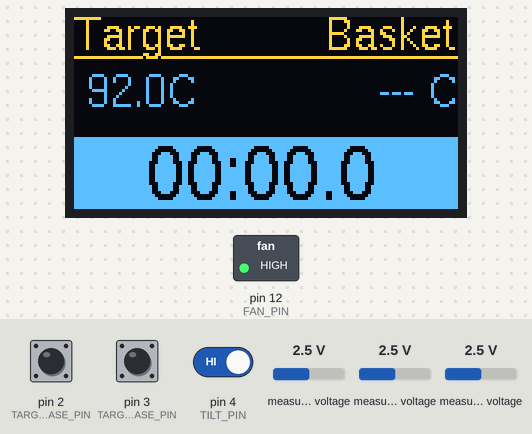
A sketch run on a simulated Arduino Uno, built with avr-gcc and run on an emulated ATmega328P. On the bench: 128×64 one-colour display, switched loads named in the sketch (green lamp = pin HIGH). Inputs (shaded band) come from the test bench; at power-on: pin 4 (TILT_PIN) HIGH, pin 2 (TARGET_TEMPERATURE_INCREASE_PIN) HIGH, pin 3 (TARGET_TEMPERATURE_DECREASE_PIN) HIGH, measured voltage 2.5 V. The OLED is the two-colour kind (top 16 rows yellow); what the sketch prints to the serial monitor is not drawn.

Above: at 1.2 s.
1.3 s: pin 4 (TILT_PIN) driven LOW
At 2.56 s:
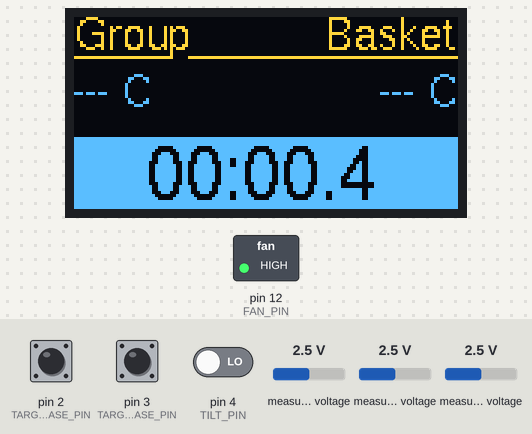
4.3 s: pin 2 (TARGET_TEMPERATURE_INCREASE_PIN) pulled LOW for 0.5 s
At 5.18 s:
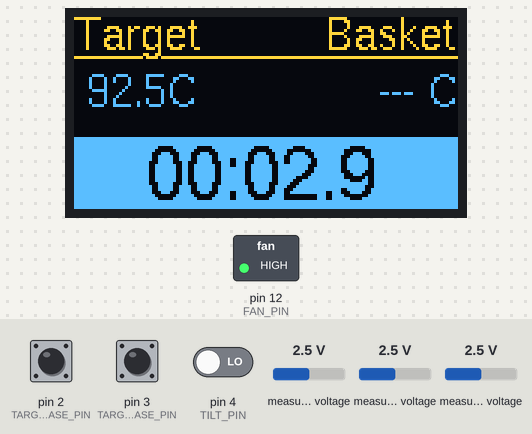
6.4 s: pin 3 (TARGET_TEMPERATURE_DECREASE_PIN) pulled LOW for 0.5 s
At 7.44 s:
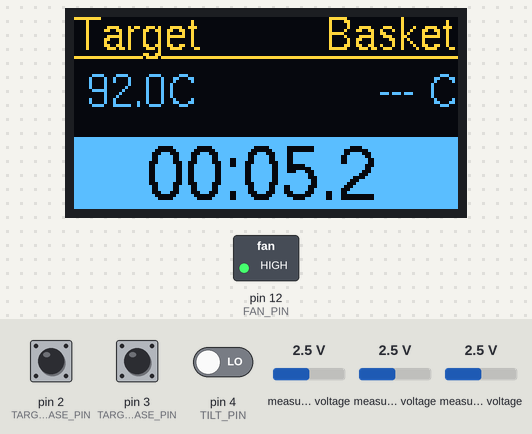
8.6 s: pin 2 (TARGET_TEMPERATURE_INCREASE_PIN) pulled LOW for 1 s
At 9.69 s:
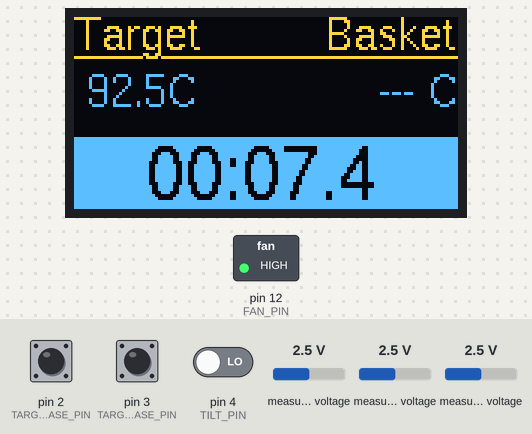
11.1 s: pin 3 (TARGET_TEMPERATURE_DECREASE_PIN) pulled LOW for 0.5 s
At 11.96 s:
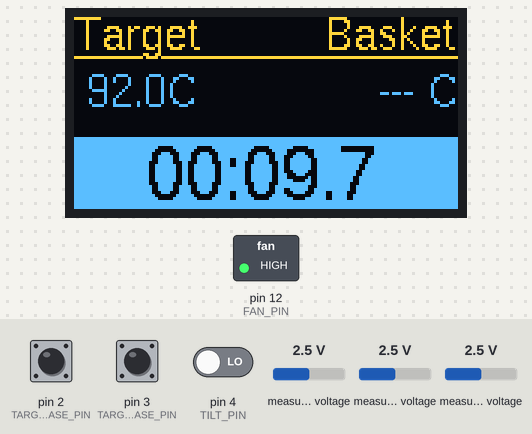
13.2 s: pin 2 (TARGET_TEMPERATURE_INCREASE_PIN) pulled LOW for 0.5 s
At 14.15 s:
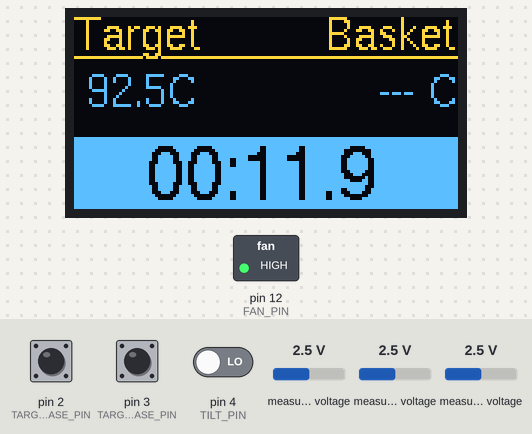
Timing chart, 0 to 16.2 s (numbered marks = the images above; inputs shaded):
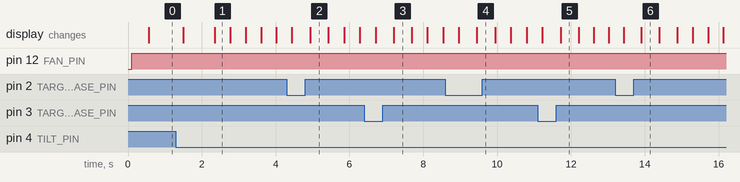

The sketch:

espresso-shot.ino
```cpp
/*
  Code for an Arduino-based espresso shot management device for E61 grouphead
  machines. Highly inspired by Howard Smith's setup
  (https://www.home-barista.com/tips/guide-to-managing-hx-brew-temperatures-t64840.html).

  The device performs the following:

  - Monitors basket and group temperatures using thermistors. The group
    thermistor is inserted in an adapter screwed into the M6 closure plug (e.g.
    https://www.home-barista.com/espresso-machines/monitoring-brew-temperature-e61-groups-t1352.html).
    The basket thermistor is wrapped in foil tape and sandwiched between the
    portafilter basket and the grouphead.
  - Times the shot using a tilt switch taped to the brew lever.
  - Controls a DC fan which cools the grouphead to a target temperature. The
    target temperature is user-selectable with two push buttons.
  - Displays basket temperature, group temperature, and shot time on an OLED
    screen.
  - Sends time and temperature logging information over serial. A companion
    Python script listens to the serial channel and converts the information
    into JSON files that a companion Jupyter Notebook can then read and display.
*/

#include <Adafruit_ADS1015.h>
#include <Button.h>
#include <TaskScheduler.h>
#include <U8g2lib.h>
#include <Wire.h>

#include "constants.h"
#include "data_structures.h"
#include "functions.h"

// We use an ADS1115 for data acquisition and an OLED screen to display
// information. We also monitor two button switches (target group temperature
// increase / decrease) and one tilt switch (brew lever up / down).
Adafruit_ADS1115 ads1115;
U8G2_SSD1306_128X64_NONAME_1_HW_I2C u8g2(U8G2_R0);
Button temperature_increase_button(TARGET_TEMPERATURE_INCREASE_PIN, 100);
Button temperature_decrease_button(TARGET_TEMPERATURE_DECREASE_PIN, 100);
Button tilt_switch(TILT_PIN, 100);

// Device state.
DeviceState state;

// Task scheduler.
void update_machine_state_callback() {
  update_machine_state(temperature_increase_button, temperature_decrease_button,
                       tilt_switch, state);
}
void update_timer_callback() { update_timer(state); }
void sense_callback() {
  update_resistances(ads1115, state);
  write_measurement(state);
}
void control_fan_callback() { control_fan(state); }
void refresh_display_callback() { refresh_display(u8g2, state); }

Task tasks[] = {
    {DEFAULT_TASK_PERIOD, TASK_FOREVER, &update_machine_state_callback},
    {DEFAULT_TASK_PERIOD, TASK_FOREVER, &update_timer_callback},
    {SENSING_PERIOD, TASK_FOREVER, &sense_callback},
    {DEFAULT_TASK_PERIOD, TASK_FOREVER, &control_fan_callback},
    {DISPLAY_PERIOD, TASK_FOREVER, &refresh_display_callback}
};

Scheduler runner;

void setup() {
  Serial.begin(9600);
  ads1115.begin();
  u8g2.begin();
  temperature_increase_button.begin();
  temperature_decrease_button.begin();
  tilt_switch.begin();
  pinMode(FAN_PIN, OUTPUT);
  initialize_state(ads1115, state);

  runner.init();
  for (Task& task : tasks) {
      runner.addTask(task);
      task.enable();
  }
}

void loop() {
  runner.execute();
}
```

constants.h
```cpp
/*
  Contains all constants used by the program.
*/
#ifndef ESPRESSO_SHOT_CONSTANTS_H_
#define ESPRESSO_SHOT_CONSTANTS_H_

// Default period for device tasks, such as updating the timer or controlling
// the fan.
#define DEFAULT_TASK_PERIOD 10

// Number of times per second that we read temperatures.
#define SENSING_FREQUENCY 100

// Temperatures are averaged over a certain time horizon to reduce noise. By
// default we set it to the sensing frequency so that we get an average over the
// previous second.
#define BUFFER_SIZE SENSING_FREQUENCY
constexpr unsigned short SENSING_PERIOD = 1000.0 / SENSING_FREQUENCY;

// We use the Steinhart-Hart model to characterize the relationship between
// thermistor resistance and temperature. The coefficients A, B, and C are
// calculated empirically on three temperature-resistance pairs using an online
// calculator (e.g. https://www.thinksrs.com/downloads/programs/therm%20calc/
// ntccalibrator/ntccalculator.html).
#define BASKET_SH_A 0.7729151421e-3
#define BASKET_SH_B 2.052737727e-4
#define BASKET_SH_C 1.427250141e-7

#define GROUP_SH_A 0.7729151421e-3
#define GROUP_SH_B 2.052737727e-4
#define GROUP_SH_C 1.427250141e-7

// The basket and group thermistors and the shot timer switch are connected to
// an ADS1115's channels 1 and 2 (respectively) using a pull-up resistor
// configuration. The known resistance values for the basket and group voltage
// divider circuits are measured empirically. The reference voltage is measured
// on channel 0.
#define REFERENCE_VOLTAGE_CHANNEL 0
#define BASKET_VOLTAGE_CHANNEL 1
#define BASKET_KNOWN_RESISTANCE 10000.0
#define GROUP_VOLTAGE_CHANNEL 2
#define GROUP_KNOWN_RESISTANCE 10000.0

// The cooling fan attempts to keep the grouphead at the target temperature.
// Two push buttons allow to adjust that target temperature.
#define FAN_PIN 12
#define TARGET_TEMPERATURE_INCREASE_PIN 2
#define TARGET_TEMPERATURE_DECREASE_PIN 3
#define TARGET_TEMPERATURE_MIN 86.0
#define TARGET_TEMPERATURE_MAX 98.0
#define TARGET_TEMPERATURE_DEFAULT 92.0
#define TARGET_TEMPERATURE_INCREMENT 0.5

// The tilt switch determines the brew lever position.
#define TILT_PIN 4

// Number of times per second that we refresh the display.
#define DISPLAY_FREQUENCY 4
constexpr unsigned short DISPLAY_PERIOD = 1000.0 / DISPLAY_FREQUENCY;

// Number of milliseconds to display the target temperature for when it changes.
#define TARGET_DISPLAY_TIME 1000

// Size of the character buffer used to receive the string representation of
// floating point numbers. The size required to represent a temperature is 8
// (VWXY.ZC plus the null termination character), since we don't expect basket
// or group temperatures to be below -999.9C or above 9999.9C. The size required
// to represent elapsed time is also 8 (AB:CD.E plus the null termination
// character).
#define FORMAT_BUFFER_SIZE 8

#endif  // ESPRESSO_SHOT_CONSTANTS_H_
```

data_structures.h
```cpp
/*
  Data structures used by the program.
*/
#ifndef ESPRESSO_SHOT_DATA_STRUCTURES_H_
#define ESPRESSO_SHOT_DATA_STRUCTURES_H_

#include "constants.h"

// Machine state.
enum MachineState {START, RUNNING, STOP, STOPPED};

// Device state.
struct DeviceState {
  // Espresso machine state.
  MachineState machine_state;

  // We use circular buffers to compute basket and group resistance averages
  // over a certain time horizon determined by SENSOR_FREQUENCY and BUFFER_SIZE.
  // We work with resistances instead of temperatures because converting from
  // resistance to temperature is straightforward and being able to send
  // resistance information over serial is useful for thermistor calibration.
  int latest_buffer_index;
  float basket_resistance_buffer[BUFFER_SIZE];
  float group_resistance_buffer[BUFFER_SIZE];

  // Resistance buffer averages' corresponding temperatures.
  float current_basket_temperature;
  float current_group_temperature;

  // Selected target group temperature.
  float target_group_temperature;

  // The start time is used with millis() to determine the elapsed time. When
  // the machine is not running we display the previous shot time that was
  // recorded into elapsed_time.
  unsigned long start_time;
  float elapsed_time;

  // Historical device state.
  unsigned long last_resistance_measurement;
  unsigned long last_display_refresh;
  unsigned long last_target_change;
};

// Struct used to send measurements over the serial port.
struct Measurement {
  float elapsed_time;
  float basket_resistance;
  float group_resistance;
  float basket_temperature;
  float group_temperature;
  // The type int is 2 bytes long for ATmega based boards
  // (https://www.arduino.cc/reference/en/language/variables/data-types/int/),
  // in contrast with the usual 4 bytes, but the type long is 4 bytes long
  // (https://www.arduino.cc/reference/en/language/variables/data-types/long/),
  // so we represent the machine state as a long that can be decoded by Python's
  // struct library as an int.
  long state;
};

#endif  // ESPRESSO_SHOT_DATA_STRUCTURES_H_
```

functions.cpp
```cpp
/*
  Functions used by the program.
*/
#include "functions.h"

void initialize_state(Adafruit_ADS1115& ads1115, DeviceState& state) {
  // Initialize running state.
  state.machine_state = STOPPED;

  // Initialize resistances and temperatures.
  float basket_resistance = read_basket_resistance(ads1115);
  float group_resistance = read_group_resistance(ads1115);

  for (int i = 0; i < BUFFER_SIZE; ++i) {
    state.basket_resistance_buffer[i] = basket_resistance;
    state.group_resistance_buffer[i] = group_resistance;
  }
  state.latest_buffer_index = BUFFER_SIZE - 1;

  state.target_group_temperature = TARGET_TEMPERATURE_DEFAULT;
  state.current_basket_temperature = basket_resistance_to_temperature(
      basket_resistance);
  state.current_group_temperature = group_resistance_to_temperature(
      group_resistance);

  // Initialize time.
  state.start_time = millis();
  state.last_display_refresh = state.start_time;
  state.last_target_change = state.start_time;
  state.elapsed_time = 0.0;
}

void update_machine_state(Button& temperature_increase_button,
                          Button& temperature_decrease_button,
                          Button& tilt_switch,
                          DeviceState& state) {
  if (temperature_increase_button.pressed()) {
    state.target_group_temperature = min(
        state.target_group_temperature + TARGET_TEMPERATURE_INCREMENT,
        TARGET_TEMPERATURE_MAX);
    state.last_target_change = millis();
  } else if (temperature_decrease_button.pressed()) {
    state.target_group_temperature = max(
        state.target_group_temperature - TARGET_TEMPERATURE_INCREMENT,
        TARGET_TEMPERATURE_MIN);
    state.last_target_change = millis();
  }

  bool lever_up = tilt_switch.read() == Button::RELEASED;
  switch (state.machine_state) {
    case START:
      state.machine_state = lever_up ? RUNNING : STOP;
      break;
    case RUNNING:
      state.machine_state = lever_up ? RUNNING : STOP;
      break;
    case STOP:
      state.machine_state = lever_up ? START : STOPPED;
      break;
    case STOPPED:
      state.machine_state = lever_up ? START : STOPPED;
      break;
  }
}

void update_timer(DeviceState& state) {
  unsigned long current_time = millis();

  // When a state transition from "stopped" to "running" occurs, reset the
  // elapsed time and start the timer.
  if (state.machine_state == START) {
    state.start_time = current_time;
    state.elapsed_time = 0.0;
  }

  // When the machine is running or has just stopped, update the timer.
  if (state.machine_state != STOPPED)
    state.elapsed_time = (current_time - state.start_time) / 1000.0;
}

void update_resistances(Adafruit_ADS1115& ads1115,
                        DeviceState& state) {
  // Update resistance buffers.
  int index = (state.latest_buffer_index + 1) % BUFFER_SIZE;
  state.basket_resistance_buffer[index] = read_basket_resistance(ads1115);
  state.group_resistance_buffer[index] = read_group_resistance(ads1115);
  state.latest_buffer_index = index;

  // Compute resistance averages and their corresponding temperatures. It would
  // be more efficient to remove the the resistance overwritten in the buffer
  // from the average and add the new resistance to the average, but since
  // thermistors can be disconnected from the device the running average can be
  // contaminated by NaNs. We use the inefficient but safe approach instead.
  float basket_resistance_sum = 0.0;
  float group_resistance_sum = 0.0;
  for (int i = 0; i < BUFFER_SIZE; ++i) {
    basket_resistance_sum += state.basket_resistance_buffer[i];
    group_resistance_sum += state.group_resistance_buffer[i];
  }

  state.current_basket_temperature = basket_resistance_to_temperature(
      basket_resistance_sum / BUFFER_SIZE);
  state.current_group_temperature = group_resistance_to_temperature(
      group_resistance_sum / BUFFER_SIZE);
}

void write_measurement(const DeviceState& state) {
  int index = state.latest_buffer_index;
  float basket_resistance = state.basket_resistance_buffer[index];
  float group_resistance = state.group_resistance_buffer[index];
  Measurement measurement = {
      state.elapsed_time,
      basket_resistance,
      group_resistance,
      basket_resistance_to_temperature(basket_resistance),
      group_resistance_to_temperature(group_resistance),
      long(state.machine_state)
  };
  Serial.write((byte *) &measurement, sizeof(measurement));
}

void control_fan(DeviceState& state) {
  // We cool the grouphead until it reaches the target temperature. We could
  // eventually dampen the temperature swings by implementing PID control, but
  // for now this is good enough.
  bool over_target_temperature = state.current_group_temperature >
                                 state.target_group_temperature;
  // Since we are using a BJT to set the voltage at the MOSFET gate, the logic
  // is inverted and we need to output HIGH to stop the fan.
  digitalWrite(FAN_PIN, over_target_temperature ? LOW : HIGH);
}

void refresh_display(U8G2_SSD1306_128X64_NONAME_1_HW_I2C& u8g2,
                     const DeviceState& state) {
  char buffer[FORMAT_BUFFER_SIZE];

  // If the target group temperature changed recently, display it instead of the
  // group temperature.
  bool display_target = millis() <= state.last_target_change +
                                    TARGET_DISPLAY_TIME;

  u8g2.firstPage();
  do {
    u8g2.setFont(u8g2_font_helvR10_tr);
    u8g2.setFontMode(0);
    u8g2.setDrawColor(1);

    // Draw header.
    u8g2.drawStr(0, 11, display_target ? "Target" : "Group");
    u8g2.drawStr(128 - u8g2.getStrWidth("Basket") - 1, 11, "Basket");
    u8g2.drawLine(0, 13, 127, 13);

    // Display temperatures.
    format_temperature(buffer,
                       display_target ? state.target_group_temperature :
                                        state.current_group_temperature);
    u8g2.drawStr(0, 30, buffer);

    format_temperature(buffer, state.current_basket_temperature);
    u8g2.drawStr(128 - u8g2.getStrWidth(buffer) - 1, 30, buffer);

    // Display time.
    u8g2.drawBox(0, 40, 128, 24);
    format_elapsed_time(buffer, state.elapsed_time);

    u8g2.setFont(u8g2_font_helvR18_tn);
    u8g2.setFontMode(1);
    u8g2.setDrawColor(2);

    u8g2.drawStr(24, 61, buffer);
  } while ( u8g2.nextPage() );
}

float basket_resistance_to_temperature(float resistance) {
  return resistance_to_temperature(resistance, BASKET_SH_A, BASKET_SH_B,
                                   BASKET_SH_C);
}

float group_resistance_to_temperature(float resistance) {
  return resistance_to_temperature(resistance, GROUP_SH_A, GROUP_SH_B,
                                   GROUP_SH_C);
}

void format_elapsed_time(char (&buffer)[FORMAT_BUFFER_SIZE],
                         float elapsed_time) {
  // We only display up to an hour of elapsed time, which is more than enough
  // for an espresso shot. This guarantees a fixed-width representation.
  elapsed_time = min(elapsed_time, 3599.0);
  int minutes = int(elapsed_time) / 60;
  int seconds = int(elapsed_time) % 60;
  // Casting ten times the elapsed time to int gets rid of all but one decimal
  // place, and use the remainder of dividing the result by 10 keeps only the
  // first decimal place.
  int decimal = int(elapsed_time * 10) % 10;
  snprintf(buffer, sizeof(buffer), "%02d:%02d.%1d", minutes, seconds, decimal);
}

void format_temperature(char (&buffer)[FORMAT_BUFFER_SIZE], float temperature) {
  // If the resistance is so high that the temperature is close to absolute
  // zero, that probably means that the wire is disconnected.
  if (temperature > -273.0) {
    // Cast temperature to int to get rid of all decimal places.
    int integer = temperature;
    // Casting ten times the temperature to int gets rid of all but one decimal
    // place, and use the remainder of dividing the result by 10 keeps only the
    // first decimal place.
    int decimal = int(abs(temperature) * 10) % 10;
    snprintf(buffer, sizeof(buffer), "%3d.%1dC", integer, decimal);
  } else {
    snprintf(buffer, sizeof(buffer), "--- C");
  }
}

float read_basket_resistance(Adafruit_ADS1115& ads1115) {
  return read_resistance(ads1115, BASKET_VOLTAGE_CHANNEL,
                         BASKET_KNOWN_RESISTANCE);
}

float read_group_resistance(Adafruit_ADS1115& ads1115) {
  return read_resistance(ads1115, GROUP_VOLTAGE_CHANNEL,
                         GROUP_KNOWN_RESISTANCE);
}

float read_resistance(Adafruit_ADS1115& ads1115, uint8_t channel,
                      float known_resistance) {
  // Infer the resistance from the voltage divider circuit.
  float reference_voltage = read_voltage(ads1115, REFERENCE_VOLTAGE_CHANNEL);
  float voltage = read_voltage(ads1115, channel);
  float voltage_ratio = reference_voltage / voltage;
  // In theory the voltage should never be greater than the reference voltage,
  // but in practice noise in the circuit could make that happen. If the
  // voltage is close enough to the reference voltage, we just return an
  // infinite resistance value.
  return abs(voltage_ratio) < 1.01 ?
      INFINITY : known_resistance / (voltage_ratio - 1.0);
}

float read_voltage(Adafruit_ADS1115& ads1115, uint8_t channel) {
  return 0.0001875 * ads1115.readADC_SingleEnded(channel);
}

float resistance_to_temperature(float resistance, float sh_a, float sh_b,
                                float sh_c) {
  // We use the Steinhart-Hart model to infer the temperature (in degrees
  // Kelvin) from the thermistor's resistance.
  float inverse_temperature_kelvin = (
    sh_a + sh_b * log(resistance) + sh_c * pow(log(resistance), 3)
  );

  return 1.0 / inverse_temperature_kelvin - 273.15;
}
```

Source omitted: functions.h (3027 bytes)

Measured:
- after the input at 1.3 s, the display: first differs from a run without the input after 1.0 s (image 1)
- what the display in image 1 shows lasts 0.5 s, from 2.3 s to 2.8 s
- what the display in image 2 shows lasts 0.5 s, from 4.9 s to 5.4 s
